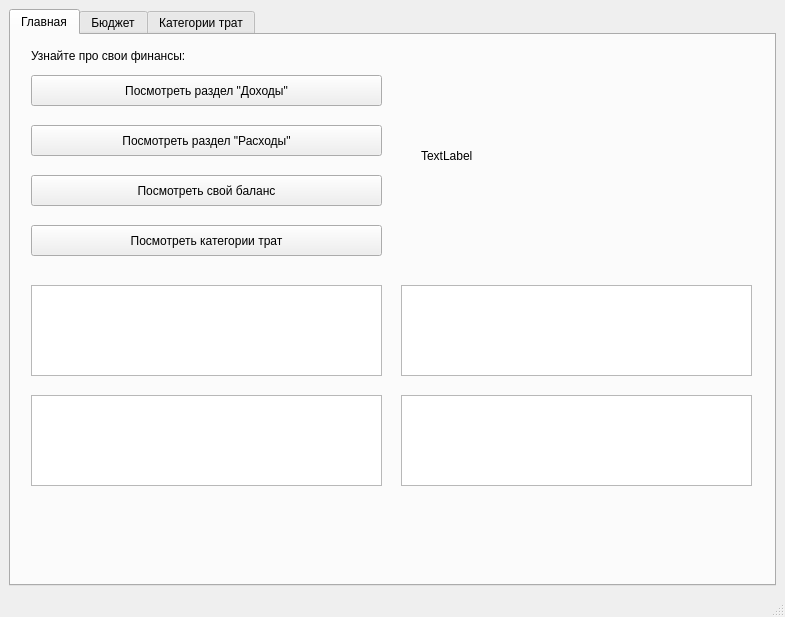
<?xml version="1.0" encoding="UTF-8"?>
<ui version="4.0">
 <class>MainWindow</class>
 <widget class="QMainWindow" name="MainWindow">
  <property name="geometry">
   <rect>
    <x>0</x>
    <y>0</y>
    <width>785</width>
    <height>617</height>
   </rect>
  </property>
  <property name="windowTitle">
   <string>Финансовый аналитик</string>
  </property>
  <widget class="QWidget" name="centralwidget">
   <layout class="QHBoxLayout" name="horizontalLayout">
    <item>
     <widget class="QTabWidget" name="tabWidget">
      <property name="currentIndex">
       <number>0</number>
      </property>
      <widget class="QWidget" name="mainTab">
       <attribute name="title">
        <string>Главная</string>
       </attribute>
       <widget class="QPushButton" name="incomeButton">
        <property name="geometry">
         <rect>
          <x>20</x>
          <y>40</y>
          <width>351</width>
          <height>31</height>
         </rect>
        </property>
        <property name="text">
         <string>Посмотреть раздел &quot;Доходы&quot;</string>
        </property>
       </widget>
       <widget class="QPushButton" name="expensesButton">
        <property name="geometry">
         <rect>
          <x>20</x>
          <y>90</y>
          <width>351</width>
          <height>31</height>
         </rect>
        </property>
        <property name="text">
         <string>Посмотреть раздел &quot;Расходы&quot;</string>
        </property>
       </widget>
       <widget class="QPushButton" name="balanceButton">
        <property name="geometry">
         <rect>
          <x>20</x>
          <y>140</y>
          <width>351</width>
          <height>31</height>
         </rect>
        </property>
        <property name="text">
         <string>Посмотреть свой баланс</string>
        </property>
       </widget>
       <widget class="QPushButton" name="spendingButton">
        <property name="geometry">
         <rect>
          <x>20</x>
          <y>190</y>
          <width>351</width>
          <height>31</height>
         </rect>
        </property>
        <property name="text">
         <string>Посмотреть категории трат</string>
        </property>
       </widget>
       <widget class="QLabel" name="label_22">
        <property name="geometry">
         <rect>
          <x>20</x>
          <y>10</y>
          <width>251</width>
          <height>21</height>
         </rect>
        </property>
        <property name="text">
         <string>Узнайте про свои финансы:</string>
        </property>
       </widget>
       <widget class="QLabel" name="label_25">
        <property name="geometry">
         <rect>
          <x>410</x>
          <y>20</y>
          <width>321</width>
          <height>201</height>
         </rect>
        </property>
        <property name="text">
         <string>TextLabel</string>
        </property>
       </widget>
       <widget class="QTextBrowser" name="rec_1">
        <property name="geometry">
         <rect>
          <x>20</x>
          <y>250</y>
          <width>351</width>
          <height>91</height>
         </rect>
        </property>
       </widget>
       <widget class="QTextBrowser" name="rec_3">
        <property name="geometry">
         <rect>
          <x>390</x>
          <y>250</y>
          <width>351</width>
          <height>91</height>
         </rect>
        </property>
       </widget>
       <widget class="QTextBrowser" name="rec_2">
        <property name="geometry">
         <rect>
          <x>20</x>
          <y>360</y>
          <width>351</width>
          <height>91</height>
         </rect>
        </property>
       </widget>
       <widget class="QTextBrowser" name="rec_4">
        <property name="geometry">
         <rect>
          <x>390</x>
          <y>360</y>
          <width>351</width>
          <height>91</height>
         </rect>
        </property>
       </widget>
      </widget>
      <widget class="QWidget" name="balanceTab">
       <attribute name="title">
        <string>Бюджет</string>
       </attribute>
       <layout class="QHBoxLayout" name="horizontalLayout_2">
        <item>
         <widget class="QToolBox" name="toolBox">
          <property name="currentIndex">
           <number>0</number>
          </property>
          <widget class="QWidget" name="page_incomes">
           <property name="geometry">
            <rect>
             <x>0</x>
             <y>0</y>
             <width>743</width>
             <height>408</height>
            </rect>
           </property>
           <attribute name="label">
            <string>Доходы</string>
           </attribute>
           <widget class="QPushButton" name="RegIncButton">
            <property name="geometry">
             <rect>
              <x>10</x>
              <y>10</y>
              <width>201</width>
              <height>31</height>
             </rect>
            </property>
            <property name="text">
             <string>Добавить регулярный доход</string>
            </property>
           </widget>
           <widget class="QPushButton" name="OneIncButton">
            <property name="geometry">
             <rect>
              <x>10</x>
              <y>50</y>
              <width>201</width>
              <height>31</height>
             </rect>
            </property>
            <property name="text">
             <string>Добавить единоразовый доход</string>
            </property>
           </widget>
           <widget class="QPushButton" name="lookStatIncButton">
            <property name="geometry">
             <rect>
              <x>10</x>
              <y>90</y>
              <width>201</width>
              <height>31</height>
             </rect>
            </property>
            <property name="text">
             <string>Посмотреть статистику доходов</string>
            </property>
           </widget>
           <widget class="QStackedWidget" name="stackedIncomes">
            <property name="geometry">
             <rect>
              <x>240</x>
              <y>10</y>
              <width>491</width>
              <height>411</height>
             </rect>
            </property>
            <property name="currentIndex">
             <number>0</number>
            </property>
            <widget class="QWidget" name="mainIncomes">
             <widget class="QLabel" name="label_15">
              <property name="geometry">
               <rect>
                <x>150</x>
                <y>40</y>
                <width>200</width>
                <height>31</height>
               </rect>
              </property>
              <property name="text">
               <string/>
              </property>
             </widget>
            </widget>
            <widget class="QWidget" name="regularIncomes">
             <widget class="QLineEdit" name="regIncEdit">
              <property name="geometry">
               <rect>
                <x>10</x>
                <y>40</y>
                <width>221</width>
                <height>31</height>
               </rect>
              </property>
             </widget>
             <widget class="QLabel" name="label">
              <property name="geometry">
               <rect>
                <x>10</x>
                <y>10</y>
                <width>131</width>
                <height>16</height>
               </rect>
              </property>
              <property name="text">
               <string>Введите сумму:</string>
              </property>
             </widget>
             <widget class="QLabel" name="label_2">
              <property name="geometry">
               <rect>
                <x>10</x>
                <y>90</y>
                <width>151</width>
                <height>16</height>
               </rect>
              </property>
              <property name="text">
               <string>Выберите регулярность:</string>
              </property>
             </widget>
             <widget class="QComboBox" name="regularInc">
              <property name="geometry">
               <rect>
                <x>10</x>
                <y>120</y>
                <width>221</width>
                <height>31</height>
               </rect>
              </property>
             </widget>
             <widget class="QComboBox" name="typeRegInc">
              <property name="geometry">
               <rect>
                <x>10</x>
                <y>200</y>
                <width>221</width>
                <height>31</height>
               </rect>
              </property>
             </widget>
             <widget class="QLabel" name="label_3">
              <property name="geometry">
               <rect>
                <x>10</x>
                <y>170</y>
                <width>151</width>
                <height>16</height>
               </rect>
              </property>
              <property name="text">
               <string>Выберите тип дохода:</string>
              </property>
             </widget>
             <widget class="QPushButton" name="addRegIncButton">
              <property name="geometry">
               <rect>
                <x>10</x>
                <y>250</y>
                <width>111</width>
                <height>31</height>
               </rect>
              </property>
              <property name="text">
               <string>Добавить</string>
              </property>
             </widget>
             <widget class="QLabel" name="label_17">
              <property name="geometry">
               <rect>
                <x>240</x>
                <y>10</y>
                <width>181</width>
                <height>16</height>
               </rect>
              </property>
              <property name="text">
               <string>Список регулярных доходов:</string>
              </property>
             </widget>
             <widget class="QListWidget" name="listRegInc">
              <property name="geometry">
               <rect>
                <x>240</x>
                <y>30</y>
                <width>241</width>
                <height>341</height>
               </rect>
              </property>
             </widget>
             <widget class="QPushButton" name="deleteIncButton">
              <property name="geometry">
               <rect>
                <x>318</x>
                <y>370</y>
                <width>91</width>
                <height>31</height>
               </rect>
              </property>
              <property name="text">
               <string>Удалить</string>
              </property>
             </widget>
            </widget>
            <widget class="QWidget" name="oneInccomes">
             <widget class="QLineEdit" name="incEdit">
              <property name="geometry">
               <rect>
                <x>10</x>
                <y>40</y>
                <width>221</width>
                <height>31</height>
               </rect>
              </property>
             </widget>
             <widget class="QComboBox" name="typeInc">
              <property name="geometry">
               <rect>
                <x>10</x>
                <y>120</y>
                <width>221</width>
                <height>31</height>
               </rect>
              </property>
             </widget>
             <widget class="QLabel" name="label_4">
              <property name="geometry">
               <rect>
                <x>10</x>
                <y>10</y>
                <width>111</width>
                <height>16</height>
               </rect>
              </property>
              <property name="text">
               <string>Введите сумму:</string>
              </property>
             </widget>
             <widget class="QLabel" name="label_5">
              <property name="geometry">
               <rect>
                <x>10</x>
                <y>90</y>
                <width>151</width>
                <height>16</height>
               </rect>
              </property>
              <property name="text">
               <string>Выберите тип дохода:</string>
              </property>
             </widget>
             <widget class="QPushButton" name="AddOneIncButton">
              <property name="geometry">
               <rect>
                <x>10</x>
                <y>170</y>
                <width>111</width>
                <height>31</height>
               </rect>
              </property>
              <property name="text">
               <string>Добавить</string>
              </property>
             </widget>
            </widget>
            <widget class="QWidget" name="statIncomes">
             <widget class="QLabel" name="statIncImg">
              <property name="geometry">
               <rect>
                <x>50</x>
                <y>20</y>
                <width>401</width>
                <height>321</height>
               </rect>
              </property>
              <property name="text">
               <string>TextLabel</string>
              </property>
             </widget>
            </widget>
           </widget>
          </widget>
          <widget class="QWidget" name="page_expenses">
           <property name="geometry">
            <rect>
             <x>0</x>
             <y>0</y>
             <width>743</width>
             <height>408</height>
            </rect>
           </property>
           <attribute name="label">
            <string>Расходы</string>
           </attribute>
           <widget class="QPushButton" name="RegExButton">
            <property name="geometry">
             <rect>
              <x>10</x>
              <y>10</y>
              <width>201</width>
              <height>31</height>
             </rect>
            </property>
            <property name="text">
             <string>Добавить регулярный расход</string>
            </property>
           </widget>
           <widget class="QPushButton" name="OneExButton">
            <property name="geometry">
             <rect>
              <x>10</x>
              <y>50</y>
              <width>201</width>
              <height>31</height>
             </rect>
            </property>
            <property name="text">
             <string>Добавить единоразовый расход</string>
            </property>
           </widget>
           <widget class="QPushButton" name="lookStatExButton">
            <property name="geometry">
             <rect>
              <x>10</x>
              <y>90</y>
              <width>201</width>
              <height>31</height>
             </rect>
            </property>
            <property name="text">
             <string>Посмотреть статистику расходов</string>
            </property>
           </widget>
           <widget class="QStackedWidget" name="stackedExpenses">
            <property name="geometry">
             <rect>
              <x>240</x>
              <y>10</y>
              <width>491</width>
              <height>411</height>
             </rect>
            </property>
            <property name="currentIndex">
             <number>0</number>
            </property>
            <widget class="QWidget" name="mainEx">
             <widget class="QLabel" name="label_6">
              <property name="geometry">
               <rect>
                <x>130</x>
                <y>40</y>
                <width>200</width>
                <height>31</height>
               </rect>
              </property>
              <property name="text">
               <string/>
              </property>
             </widget>
            </widget>
            <widget class="QWidget" name="regularEx">
             <widget class="QLabel" name="label_7">
              <property name="geometry">
               <rect>
                <x>10</x>
                <y>10</y>
                <width>131</width>
                <height>16</height>
               </rect>
              </property>
              <property name="text">
               <string>Введите сумму:</string>
              </property>
             </widget>
             <widget class="QLabel" name="label_8">
              <property name="geometry">
               <rect>
                <x>10</x>
                <y>90</y>
                <width>161</width>
                <height>16</height>
               </rect>
              </property>
              <property name="text">
               <string>Выберите регулярность:</string>
              </property>
             </widget>
             <widget class="QLabel" name="label_9">
              <property name="geometry">
               <rect>
                <x>10</x>
                <y>170</y>
                <width>171</width>
                <height>16</height>
               </rect>
              </property>
              <property name="text">
               <string>Выберите тип расхода:</string>
              </property>
             </widget>
             <widget class="QComboBox" name="regEx">
              <property name="geometry">
               <rect>
                <x>10</x>
                <y>120</y>
                <width>221</width>
                <height>31</height>
               </rect>
              </property>
             </widget>
             <widget class="QComboBox" name="typeRegEx">
              <property name="geometry">
               <rect>
                <x>10</x>
                <y>200</y>
                <width>221</width>
                <height>31</height>
               </rect>
              </property>
             </widget>
             <widget class="QLineEdit" name="regExEdit">
              <property name="geometry">
               <rect>
                <x>10</x>
                <y>40</y>
                <width>221</width>
                <height>31</height>
               </rect>
              </property>
             </widget>
             <widget class="QPushButton" name="AddRegExButton">
              <property name="geometry">
               <rect>
                <x>10</x>
                <y>250</y>
                <width>111</width>
                <height>31</height>
               </rect>
              </property>
              <property name="text">
               <string>Добавить</string>
              </property>
             </widget>
             <widget class="QListWidget" name="listRegEx">
              <property name="geometry">
               <rect>
                <x>240</x>
                <y>30</y>
                <width>241</width>
                <height>341</height>
               </rect>
              </property>
             </widget>
             <widget class="QLabel" name="label_16">
              <property name="geometry">
               <rect>
                <x>240</x>
                <y>10</y>
                <width>181</width>
                <height>16</height>
               </rect>
              </property>
              <property name="text">
               <string>Список регулярных расходов:</string>
              </property>
             </widget>
             <widget class="QPushButton" name="deleteExButton">
              <property name="geometry">
               <rect>
                <x>318</x>
                <y>370</y>
                <width>91</width>
                <height>31</height>
               </rect>
              </property>
              <property name="text">
               <string>Удалить</string>
              </property>
             </widget>
            </widget>
            <widget class="QWidget" name="oneEx">
             <widget class="QPushButton" name="addOneExButton">
              <property name="geometry">
               <rect>
                <x>10</x>
                <y>170</y>
                <width>111</width>
                <height>31</height>
               </rect>
              </property>
              <property name="text">
               <string>Добавить</string>
              </property>
             </widget>
             <widget class="QComboBox" name="typeEx">
              <property name="geometry">
               <rect>
                <x>10</x>
                <y>120</y>
                <width>221</width>
                <height>31</height>
               </rect>
              </property>
             </widget>
             <widget class="QLineEdit" name="ExEdit">
              <property name="geometry">
               <rect>
                <x>10</x>
                <y>40</y>
                <width>221</width>
                <height>31</height>
               </rect>
              </property>
             </widget>
             <widget class="QLabel" name="label_13">
              <property name="geometry">
               <rect>
                <x>10</x>
                <y>10</y>
                <width>171</width>
                <height>16</height>
               </rect>
              </property>
              <property name="text">
               <string>Введите сумму:</string>
              </property>
             </widget>
             <widget class="QLabel" name="label_14">
              <property name="geometry">
               <rect>
                <x>10</x>
                <y>90</y>
                <width>151</width>
                <height>16</height>
               </rect>
              </property>
              <property name="text">
               <string>Выберите тип расхода:</string>
              </property>
             </widget>
            </widget>
            <widget class="QWidget" name="statEx">
             <widget class="QLabel" name="statExImg">
              <property name="geometry">
               <rect>
                <x>50</x>
                <y>20</y>
                <width>401</width>
                <height>321</height>
               </rect>
              </property>
              <property name="text">
               <string>TextLabel</string>
              </property>
             </widget>
            </widget>
           </widget>
          </widget>
          <widget class="QWidget" name="page_balace">
           <attribute name="label">
            <string>Кошелёк</string>
           </attribute>
           <widget class="QLabel" name="label_18">
            <property name="geometry">
             <rect>
              <x>20</x>
              <y>10</y>
              <width>191</width>
              <height>21</height>
             </rect>
            </property>
            <property name="text">
             <string>Сумма доходов за этот месяц:</string>
            </property>
           </widget>
           <widget class="QLabel" name="label_19">
            <property name="geometry">
             <rect>
              <x>20</x>
              <y>90</y>
              <width>211</width>
              <height>21</height>
             </rect>
            </property>
            <property name="text">
             <string>Сумма расходов за этот месяц:</string>
            </property>
           </widget>
           <widget class="QLabel" name="label_20">
            <property name="geometry">
             <rect>
              <x>20</x>
              <y>170</y>
              <width>231</width>
              <height>21</height>
             </rect>
            </property>
            <property name="text">
             <string>Нынешний баланс:</string>
            </property>
           </widget>
           <widget class="QLineEdit" name="summInc">
            <property name="geometry">
             <rect>
              <x>20</x>
              <y>40</y>
              <width>231</width>
              <height>31</height>
             </rect>
            </property>
           </widget>
           <widget class="QLineEdit" name="summEx">
            <property name="geometry">
             <rect>
              <x>20</x>
              <y>120</y>
              <width>231</width>
              <height>31</height>
             </rect>
            </property>
           </widget>
           <widget class="QLineEdit" name="balance">
            <property name="geometry">
             <rect>
              <x>20</x>
              <y>200</y>
              <width>231</width>
              <height>31</height>
             </rect>
            </property>
           </widget>
           <widget class="QLabel" name="label_26">
            <property name="geometry">
             <rect>
              <x>290</x>
              <y>30</y>
              <width>421</width>
              <height>351</height>
             </rect>
            </property>
            <property name="text">
             <string>TextLabel</string>
            </property>
           </widget>
          </widget>
         </widget>
        </item>
       </layout>
      </widget>
      <widget class="QWidget" name="spendTab">
       <attribute name="title">
        <string>Категории трат</string>
       </attribute>
       <widget class="QListWidget" name="spendList">
        <property name="geometry">
         <rect>
          <x>10</x>
          <y>10</y>
          <width>261</width>
          <height>391</height>
         </rect>
        </property>
       </widget>
       <widget class="QLabel" name="catSpend">
        <property name="geometry">
         <rect>
          <x>340</x>
          <y>50</y>
          <width>391</width>
          <height>321</height>
         </rect>
        </property>
        <property name="text">
         <string>TextLabel</string>
        </property>
       </widget>
      </widget>
     </widget>
    </item>
   </layout>
  </widget>
  <widget class="QMenuBar" name="menubar">
   <property name="geometry">
    <rect>
     <x>0</x>
     <y>0</y>
     <width>785</width>
     <height>33</height>
    </rect>
   </property>
  </widget>
  <widget class="QStatusBar" name="statusbar"/>
 </widget>
 <resources/>
 <connections/>
</ui>
